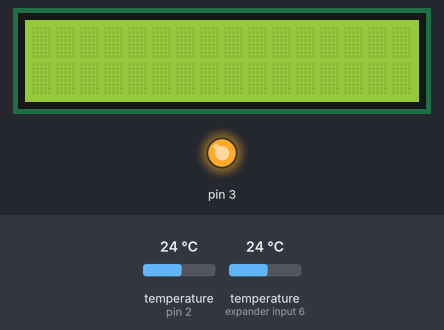
Recording of a sketch running on a simulated Arduino Uno, built with avr-gcc and run on an emulated ATmega328P. Shown: 16×2 character LCD, output pins drawn as LEDs (lit = HIGH). The inputs (shaded band) are chosen by the test bench; at power-on: temperature (sensors on pin 2, expander input 6) 24 °C. What the sketch prints to the serial monitor is not drawn.

Above: at 1.2 s.
1.3 s: temperature (sensor on pin 2) set to 12 °C
At 2.6 s:
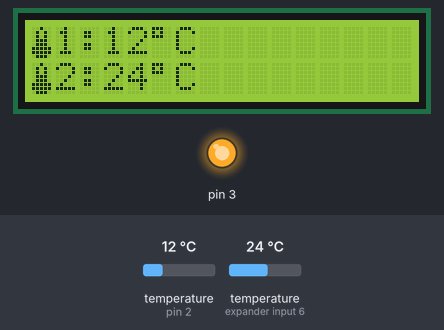
2.9 s: temperature (sensor on expander input 6) set to 12 °C
At 4.9 s:
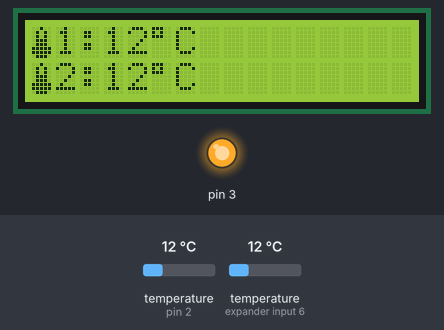
5.2 s: temperature (sensor on pin 2) set to 19 °C
At 7.2 s:
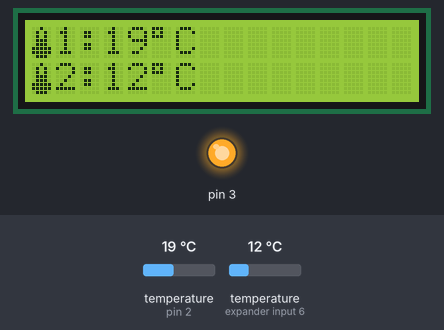
7.5 s: temperature (sensor on expander input 6) set to 19 °C
At 8.7 s:
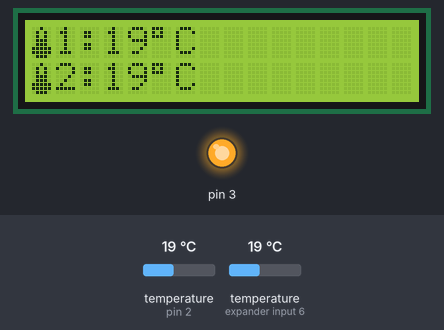
9.8 s: temperature (sensor on pin 2) set to 28 °C
At 11.1 s:
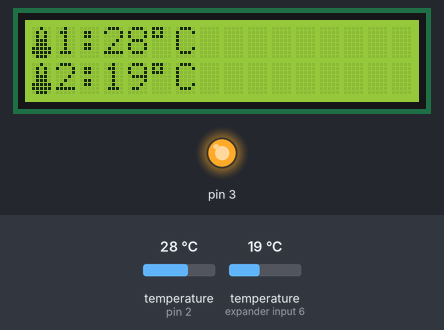
12.1 s: temperature (sensor on expander input 6) set to 28 °C
At 13.5 s:
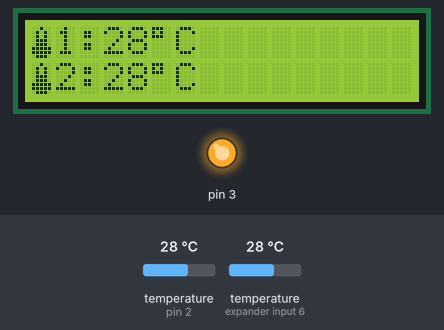
Timing chart, 0 to 15.1 s (numbered marks = the images above; inputs shaded):
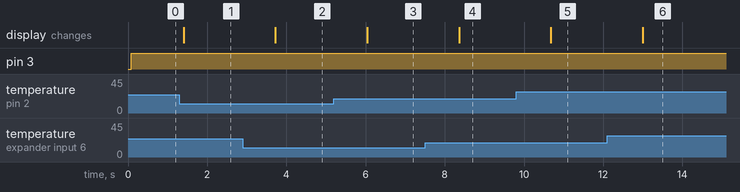

Measured:
- after the input at 1.3 s, the display: changes after 0.11 s (image 1)
- after the input at 2.9 s, the display: changes after 0.82 s (image 2)
- after the input at 5.2 s, the display: changes after 0.84 s (image 3)
- after the input at 7.5 s, the display: changes after 0.86 s (image 4)
- after the input at 9.8 s, the display: changes after 0.88 s (image 5)
- after the input at 12.1 s, the display: changes after 0.90 s (image 6)

The sketch:

LCD_I2C_2xDS18B20_v3.ino
```cpp
#include <OneWire.h>
#include <DallasTemperature.h>
#include <Wire.h>
#include <LiquidCrystal.h>
#include <LiquidCrystal_I2C.h>

byte thermometer[8] = //icon for termometer
{
    B00100,
    B01010,
    B01010,
    B01110,
    B01110,
    B11111,
    B11111,
    B01110
};

LiquidCrystal_I2C  lcd(0x27,2,1,0,4,5,6,7);
// Data wire is plugged into pin 7 on the Arduino
#define ONE_WIRE_BUS 2

// Setup a oneWire instance to communicate with ANY OneWire devices
OneWire oneWire(ONE_WIRE_BUS);

// Set oneWire reference to Dallas Temperature sensor.
DallasTemperature sensors(&oneWire);

void setup(void)
{
 pinMode(3, OUTPUT);
Serial.begin(9600);
sensors.begin();
lcd.begin (16,2); // for 16 x 2 LCD module
  lcd.setBacklightPin(3,POSITIVE);
  lcd.setBacklight(HIGH);
  lcd.createChar(1,thermometer);
}
void loop(void)
{
digitalWrite(3, HIGH);
sensors.requestTemperatures();
Serial.println("");
delay(500);
Serial.print("Sensor 1: ");
Serial.println(sensors.getTempCByIndex(0));
Serial.print("Sensor 2: ");
Serial.println(sensors.getTempCByIndex(1));// first founded sensor have Index 0
lcd.home (); // set cursor to 0,0
  lcd.write(1);
  lcd.print("1:");
  lcd.print(sensors.getTempCByIndex(0),0);
  lcd.print((char)223);
  lcd.print("C");
  lcd.setCursor (0,1);        // go to start of 2nd line
  lcd.write(1);
  lcd.print("2:");
  lcd.print(sensors.getTempCByIndex(1),0);
  lcd.print((char)223);
  lcd.print("C");
  delay(1000);
}
```
